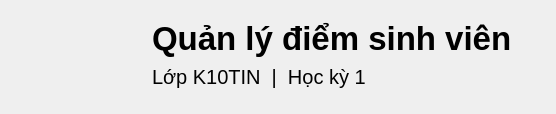
     <widget class="QFrame" name="header">
      <property name="minimumSize">
       <size>
        <width>0</width>
        <height>114</height>
       </size>
      </property>
      <property name="maximumSize">
       <size>
        <width>16777215</width>
        <height>114</height>
       </size>
      </property>
      <layout class="QHBoxLayout" name="headerLayout">
       <property name="spacing">
        <number>26</number>
       </property>
       <property name="leftMargin">
        <number>20</number>
       </property>
       <property name="topMargin">
        <number>20</number>
       </property>
       <property name="rightMargin">
        <number>20</number>
       </property>
       <property name="bottomMargin">
        <number>20</number>
       </property>
       <item>
        <widget class="QLabel" name="logoLabel">
         <property name="minimumSize">
          <size>
           <width>106</width>
           <height>72</height>
          </size>
         </property>
         <property name="maximumSize">
          <size>
           <width>106</width>
           <height>72</height>
          </size>
         </property>
         <property name="text">
          <string/>
         </property>
         <property name="pixmap">
          <pixmap resource="resources.qrc">:/icons/graduate.svg</pixmap>
         </property>
         <property name="scaledContents">
          <bool>true</bool>
         </property>
         <property name="alignment">
          <set>Qt::AlignCenter</set>
         </property>
        </widget>
       </item>
       <item>
        <layout class="QVBoxLayout" name="titleLayout">
         <property name="spacing">
          <number>2</number>
         </property>
         <property name="leftMargin">
          <number>0</number>
         </property>
         <property name="topMargin">
          <number>0</number>
         </property>
         <property name="rightMargin">
          <number>0</number>
         </property>
         <property name="bottomMargin">
          <number>0</number>
         </property>
         <item>
          <widget class="QLabel" name="titleLabel">
           <property name="font">
            <font>
             <family>Segoe UI</family>
             <pointsize>25</pointsize>
             <weight>75</weight>
             <bold>true</bold>
            </font>
           </property>
           <property name="text">
            <string>Quản lý điểm sinh viên</string>
           </property>
          </widget>
         </item>
         <item>
          <widget class="QLabel" name="subtitleLabel">
           <property name="font">
            <font>
             <family>Segoe UI</family>
             <pointsize>15</pointsize>
            </font>
           </property>
           <property name="text">
            <string>Lớp K10TIN  |  Học kỳ 1</string>
           </property>
          </widget>
         </item>
        </layout>
       </item>
       <item>
        <spacer name="headerSpacer">
         <property name="orientation">
          <enum>Qt::Horizontal</enum>
         </property>
         <property name="sizeHint" stdset="0">
          <size>
           <width>24</width>
           <height>12</height>
          </size>
         </property>
        </spacer>
       </item>
      </layout>
     </widget>
